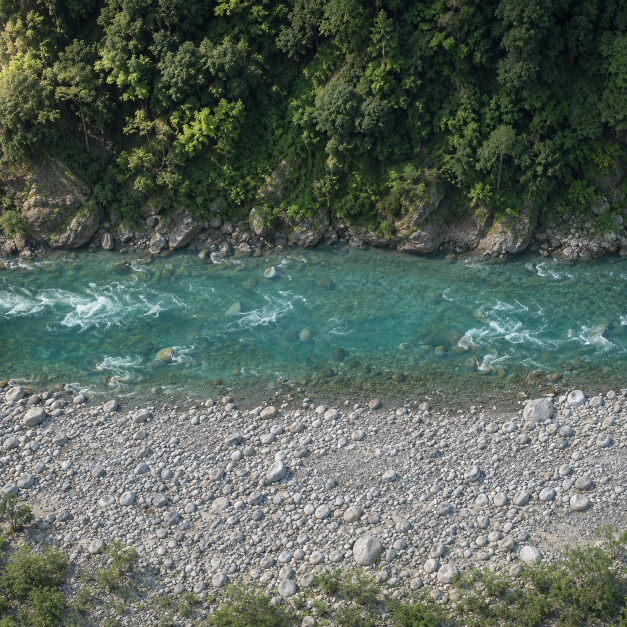
#> input picture assets/valley/anshun.webp, 1254 x 1254 px, given in place of wood_planks-Diffuse.jpg, which was not available (shown at 1/2 size)
$ python prepare_luding_surfaces.py
#> lines starting #> are read from the running program, lines starting #| are printed output that depends on the picture
"""Prepare the shared Luding surface library. Originals are CC0 scans from Poly Haven."""
from pathlib import Path
import math
import cv2
import numpy as np
from PIL import Image, ImageDraw, ImageFont

ROOT=Path(__file__).resolve().parents[1]
SRC=ROOT/'.workbuddy/luding-scans'
OUT=ROOT/'assets/luding/surfaces'
PLATES=ROOT/'assets/valley'
OUT.mkdir(parents=True,exist_ok=True)

def scan_maps():
    for source,dest in [('wood_planks','wood'),('rock_face_03','rock')]:
        for kind,role in [('Diffuse','color'),('nor_gl','normal'),('Rough','rough')]:
            im=Image.open(SRC/(source+'-'+kind+'.jpg')).convert('RGB')
#> im is the input picture: PIL image 1254x1254 RGB; mean R, G, B 87.6, 101.4, 90.5
            im.thumbnail((1536,1536) if role=='color' else (1024,1024),Image.Resampling.LANCZOS)
            if role=='color':
                rgb=np.asarray(im,dtype=np.float32)
                grey=rgb@np.array([.213,.715,.072],np.float32)
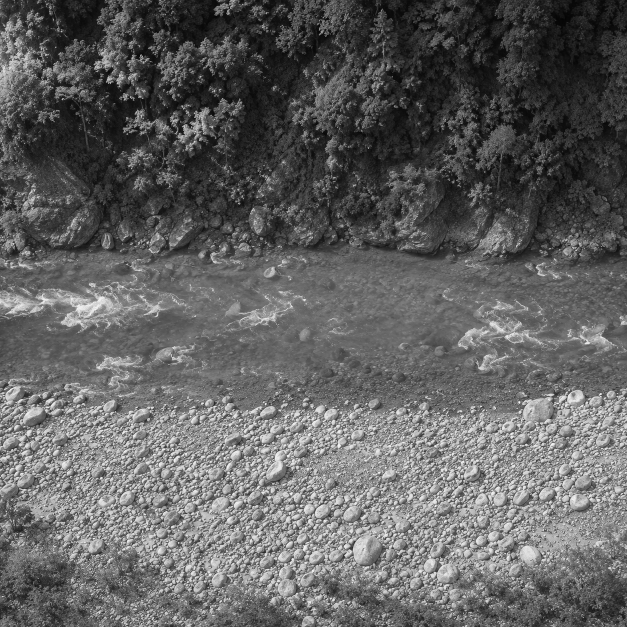
#> grey: shape (1254, 1254) float32 (shown at 1/2 size); min 2.14, max 255, mean 97.7
                if dest=='rock':rgb=grey[...,None]*np.array([.95,1.01,1.025])+(.18*(rgb-grey[...,None]))
                else:rgb=(.40*rgb+.60*grey[...,None])*1.12+13
                im=Image.fromarray(np.clip(rgb,0,255).astype('uint8'))
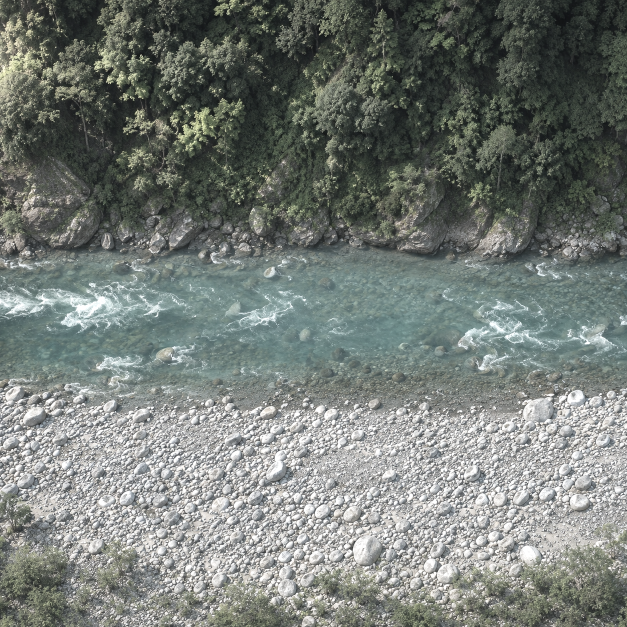
#> im: PIL image 1254x1254 RGB (shown at 1/2 size); mean R, G, B 117.2, 123.3, 118.5
            im.save(OUT/(dest+'-'+role+'.jpg'),quality=88,subsampling=0)
            if role=='color' and dest=='wood':
                # A single board supplies long grain without painting plank seams onto posts.
                piece=im.crop((0,int(im.height*.032),im.width,int(im.height*.117)))
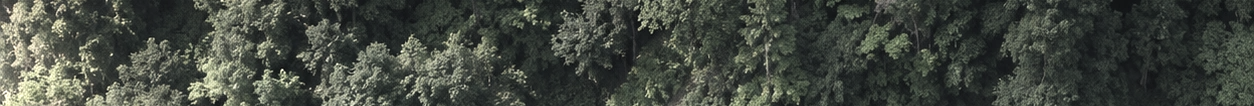
#> piece: PIL image 1254x106 RGB; mean R, G, B 66.9, 72.1, 64
                grain=np.asarray(piece.convert('L'),dtype=np.float32)
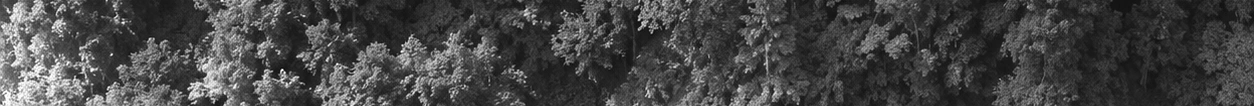
#> grain: shape (106, 1254) float32; min 15, max 255, mean 69.6
                grain=np.clip((grain-grain.mean())*.64+92,25,165)
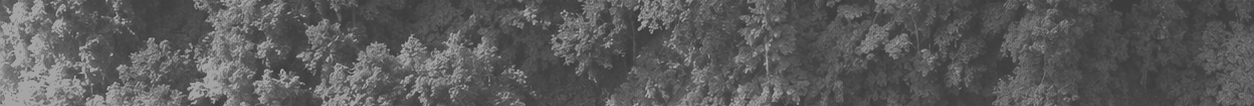
#> grain: shape (106, 1254) float32; min 57.06, max 165, mean 91.6
                rgb=grain[...,None]*np.array([1.10,.85,.69])
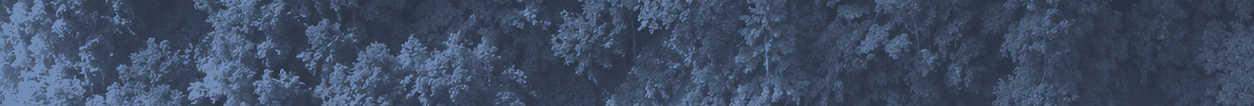
#> rgb: shape (106, 1254, 3) float64; mean of channels 0, 1, 2 100.7, 77.8, 63.2; drawn as B, G, R
                Image.fromarray(rgb.astype('uint8')).save(OUT/'beam-grain.jpg',quality=91)
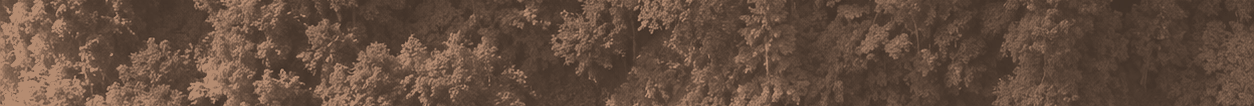
#> saved as beam-grain.jpg: PIL image 1254x106 RGB; mean R, G, B 100.2, 77.4, 62.7
            if role=='color' and dest=='rock':
                grey=np.array(im.convert('L'),dtype=np.float32)
                grey=np.clip((grey-grey.mean())*.26+77,38,121)
                Image.fromarray((grey[...,None]*np.array([.95,1.,1.01])).astype('uint8')).save(OUT/'slate.jpg',quality=86)
    sky=cv2.imdecode(np.fromfile(SRC/'sky.hdr',dtype=np.uint8),cv2.IMREAD_UNCHANGED)
    if sky is None:raise ValueError('Missing Poly Haven sky HDR')
    # Preserve directional cloud detail in a compact sRGB environment used by both viewers.
    sky=np.maximum(0,sky*.65)
    sky=np.power(sky/(.68+sky),1/2.2)
    Image.fromarray((sky[:,:,::-1]*255+.5).astype('uint8')).save(OUT/'sky.jpg',quality=91)

# [49 lines left out: functions surface_atlas, plaque, not called in this run]

if __name__=='__main__':
#> (the run stopped early here; a loop or call above may not have finished)
